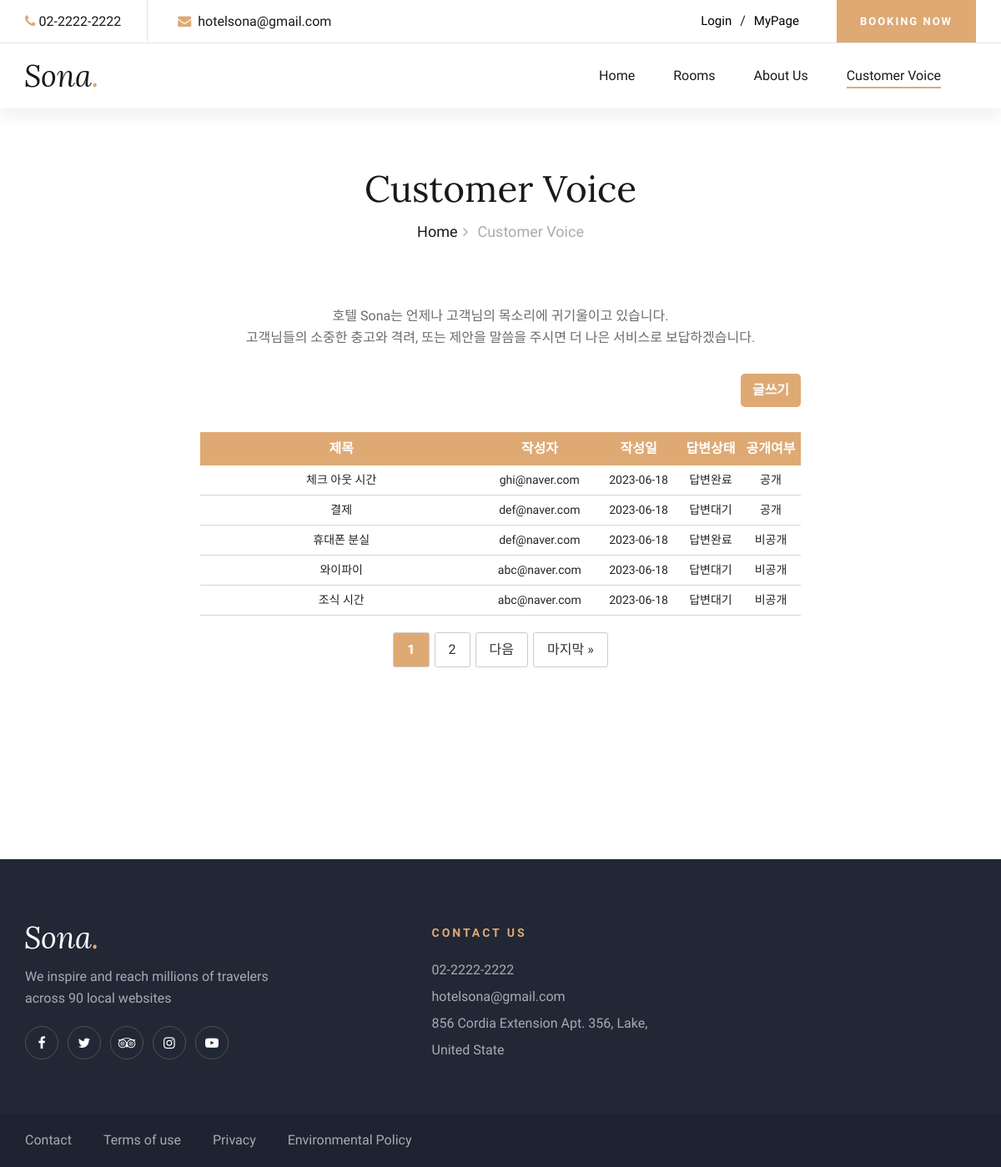
The page /inquiries/customer-voice/ on the database its author committed.
### inquiries/models.py (models this page shows, shortened)
class Question(models.Model):
    author = models.CharField(max_length=30)
    title = models.CharField(max_length=50)
    content = models.TextField()
    created_date = models.DateTimeField(auto_now_add=True)
    answer = models.OneToOneField('Answer', on_delete=models.CASCADE, null=True, blank=True) # 관리자의 답변 여부
    is_public = models.BooleanField(default=True)  # 질문 공개 여부를 나타내는 필드

### inquiries/views.py (the view)
# urls.py: path('customer-voice/', views.customer_voice, name='customer_voice'),
def customer_voice(request):
    question_list = Question.objects.order_by('-created_date')
    paginator = Paginator(question_list, 5) # 페이징
    page = request.GET.get('page')
    questions = paginator.get_page(page)
    context = {'questions': questions}
    return render(request, 'customer-voice.html', context)

### inquiries/templates/customer-voice.html (shortened to what this page needs)
{% load static %}
<!DOCTYPE html>
<html lang="zxx">
  <head>
    <link
      rel="stylesheet"
      href="../../static/css/bootstrap.min.css"
      type="text/css"
    />
    <link
      rel="stylesheet"
      href="../../static/css/font-awesome.min.css"
      type="text/css"
    />
    <link
      rel="stylesheet"
      href="../../static/css/elegant-icons.css"
      type="text/css"
    />
    <link
      rel="stylesheet"
      href="../../static/css/flaticon.css"
      type="text/css"
    />
    <link
      rel="stylesheet"
      href="../../static/css/owl.carousel.min.css"
      type="text/css"
    />
    <link
      rel="stylesheet"
      href="../../static/css/nice-select.css"
      type="text/css"
    />
    <link
      rel="stylesheet"
      href="../../static/css/jquery-ui.min.css"
      type="text/css"
    />
    <link
      rel="stylesheet"
      href="../../static/css/magnific-popup.css"
      type="text/css"
    />
    <link
      rel="stylesheet"
      href="../../static/css/slicknav.min.css"
      type="text/css"
    />
    <link rel="stylesheet" href="../../static/css/style.css" type="text/css" />
  </head>
  <body>
    <header class="header-section header-normal">
      <div class="top-nav">
        <div class="container">
          <div class="row">
            <div class="col-lg-6">
              <ul class="tn-left">
                <li><i class="fa fa-phone"></i>02-2222-2222</li>
                <li><i class="fa fa-envelope"></i> hotelsona@gmail.com</li>
              </ul>
            </div>
            <div class="col-lg-6">
              <div class="tn-right">
                <div class="top-social">
                  {% if user.is_authenticated %}
                  <form
                    action="{% url 'accounts:logout' %}"
                    method="POST"
                    style="margin: 0px; float: left"
                  >
                    {% csrf_token %}
                    <button
                      class="log"
                      type="submit"
                      style="
                        border: 0px;
                        background-color: white;
                        font-size: 15px;
                      "
                    >
                      Logout
                    </button>
                  </form>
                  {% else %}
                  <button
                    class="log"
                    type="button"
                    onclick="location.href='{% url 'accounts:login_view' %}'"
                    style="
                      border: 0px;
                      background-color: white;
                      font-size: 15px;
                    "
                  >
                    Login
                  </button>
                  {% endif %} /
                  <button
                    class="myPage"
                    type="button"
                    onclick="location.href='{% url 'mypage:mypage_1' %}'"
                    style="
                      border: 0px;
                      background-color: white;
                      font-size: 15px;
                    "
                  >
                    MyPage
                  </button>
                </div>
                <a href="{% url 'booking:booking' %}" class="bk-btn"
                  >Booking Now</a
                >
              </div>
            </div>
          </div>
        </div>
      </div>
      <div class="menu-item">
        <div class="container">
          <div class="row">
            <div class="col-lg-2">
              <div class="logo">
                <a href="{% url 'booking:index' %}">
                  <img src="../../static/img/logo.png" alt="" />
                </a>
              </div>
            </div>
            <div class="col-lg-10">
              <div class="nav-menu">
                <nav class="mainmenu">
                  <ul>
                    <li><a href="{% url 'booking:index' %}">Home</a></li>
                    <li><a href="{% url 'booking:rooms' %}">Rooms</a></li>
                    <li><a href="{% url 'booking:about_us' %}">About Us</a></li>
                    <li class="active">
                      <a href="{% url 'inquiries:customer_voice' %}"
                        >Customer Voice</a
                      >
                    </li>
                  </ul>
                </nav>
              </div>
            </div>
          </div>
        </div>
      </div>
    </header>
    <div class="breadcrumb-section">
      <div class="container">
        <div class="row">
          <div class="col-lg-12">
            <div class="breadcrumb-text">
              <h2>Customer Voice</h2>
              <div class="bt-option">
                <a href="{% url 'booking:index' %}">Home</a>
                <span>Customer Voice</span>
              </div>
            </div>
          </div>
        </div>
      </div>
    </div>
    <section class="contact-section spad" style="margin-top: -85px">
      <div class="intro" style="text-align: center; margin-bottom: 30px">
        <p>
          호텔 Sona는 언제나 고객님의 목소리에 귀기울이고 있습니다.<br />
          고객님들의 소중한 충고와 격려, 또는 제안을 말씀을 주시면 더 나은
          서비스로 보답하겠습니다.
        </p>
      </div>
      <div class="qurstion-table" style="width: 60%; margin-left: 20%">
        <button
          style="width: 10%; margin-left: 90%; margin-bottom: 30px"
          class="btn"
          onclick="location.href='{% url 'inquiries:customer_question' %}'"
        >
          글쓰기
        </button>
          <table style="width: 100%; text-align: center">
            <thead>
              <tr>
                <th>제목</th>
                <th>작성자</th>
                <th>작성일</th>
                <th>답변상태</th>
                <th>공개여부</th>
              </tr>
            </thead>
            <tbody>
              {% for question in questions %}
              <tr
                style="border-bottom: 1px solid gray; cursor: pointer"
                onclick="location.href='{% url 'inquiries:question_detail'  question.pk  %}'"
              >
                <td style="width: 47%">{{ question.title }}</td>
                <td style="width: 19%">{{ question.author }}</td>
                <td style="width: 14%">{{ question.created_date|date:"Y-m-d" }}</td>
                {% if question.answer %}
                <td style="width: 10%">답변완료</td>
                {% else %}
                <td style="width:10%">답변대기</td>
                {% endif %}
                {% if question.is_public %}
                <td style="width: 10%">공개</td>
                {% else %}
                <td style="width: 10%">비공개</td>
                {% endif %}
              </tr>
              {% endfor %}
            </tbody>
          </table>
        <div class="pagination">
        {% for i in questions.paginator.page_range %}
          {% if questions.number == i %}
            <span class="current-page">{{ i }}</span>
          {% else %}
            <a href="?page={{ i }}">{{ i }}</a>
          {% endif %}
        {% endfor %}
        {% if questions.has_next %}
          <a href="?page={{ questions.next_page_number }}">다음</a>
          <a href="?page={{ questions.paginator.num_pages }}">마지막 &raquo;</a>
        {% endif %}
        </div>
      </div>
    </section>
    <footer class="footer-section">
      <div class="container">
        <div class="footer-text">
          <div class="row">
            <div class="col-lg-4">
              <div class="ft-about">
                <div class="logo">
                  <a href="#">
                    <img src="../../static/img/footer-logo.png" alt="" />
                  </a>
                </div>
                <p>
                  We inspire and reach millions of travelers<br />
                  across 90 local websites
                </p>
                <div class="fa-social">
                  <a href="#"><i class="fa fa-facebook"></i></a>
                  <a href="#"><i class="fa fa-twitter"></i></a>
                  <a href="#"><i class="fa fa-tripadvisor"></i></a>
                  <a href="#"><i class="fa fa-instagram"></i></a>
                  <a href="#"><i class="fa fa-youtube-play"></i></a>
                </div>
              </div>
            </div>
            <div class="col-lg-3 offset-lg-1">
              <div class="ft-contact">
                <h6>Contact Us</h6>
                <ul>
                  <li>02-2222-2222</li>
                  <li>hotelsona@gmail.com</li>
                  <li>856 Cordia Extension Apt. 356, Lake, United State</li>
                </ul>
              </div>
            </div>
          </div>
        </div>
      </div>
      <div class="copyright-option">
        <div class="container">
          <div class="row">
            <div class="col-lg-7">
              <ul>
                <li><a href="#">Contact</a></li>
                <li><a href="#">Terms of use</a></li>
                <li><a href="#">Privacy</a></li>
                <li><a href="#">Environmental Policy</a></li>
              </ul>
            </div>
          </div>
        </div>
      </div>
    </footer>
  </body>
</html>

### inquiries/templates/customer-voice.html (style rules this page uses)
.btn { height: 40px; width: 100px; font-size: 16px; border-radius: 5px; border: none; background-color: #dfa974; text-align: center; font-weight: bold; color: white; }
th { color: white; background-color: #dfa974; font-size: 16px; padding-top: 8px; padding-bottom: 8px; }
td { border-bottom: 1px solid lightgray; font-size: 14px; padding-top: 7px; padding-bottom: 7px; }
.pagination { display: flex; justify-content: center; margin-top: 20px; }
.pagination a { color: #333; padding: 8px 16px; border-radius: 3px; border: 1px solid #ccc; margin: 0 3px; transition: background-color 0.3s ease; }
.pagination .current-page { font-weight: bold; border-radius: 3px; border: 1px solid #ccc; color: #fff; background-color: #dfa974; padding: 8px 16px; margin: 0 3px; }

### rows shown on the page
Question: title "체크 아웃 시간", author "ghi@naver.com", created_date "2023-06-18", shows "답변완료", is_public "공개"
Question: title "결제", author "def@naver.com", created_date "2023-06-18", shows "답변대기", is_public "공개"
Question: title "휴대폰 분실", author "def@naver.com", created_date "2023-06-18", shows "답변완료", is_public "비공개"
Question: title "와이파이", author "abc@naver.com", created_date "2023-06-18", shows "답변대기", is_public "비공개"
Question: title "조식 시간", author "abc@naver.com", created_date "2023-06-18", shows "답변대기", is_public "비공개"

### other values the page prints
{{ i }} "1"
{{ i }} "2"
